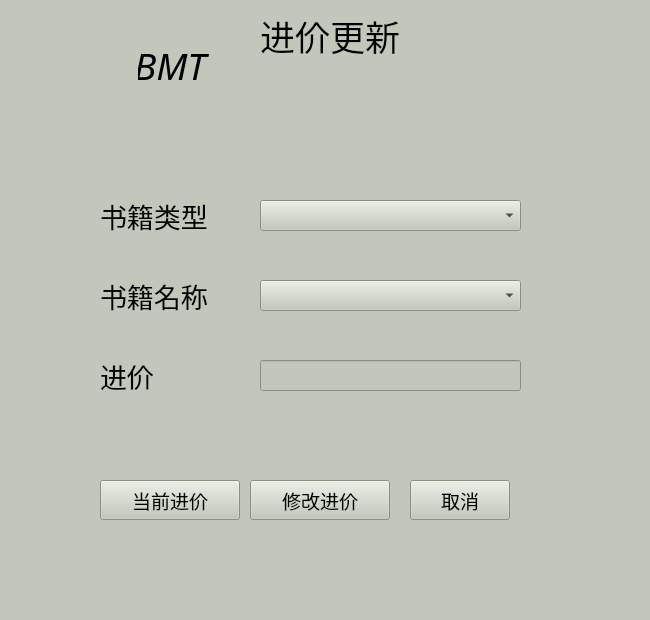
<?xml version="1.0" encoding="UTF-8"?>
<ui version="4.0">
 <class>price_change</class>
 <widget class="QMainWindow" name="price_change">
  <property name="geometry">
   <rect>
    <x>0</x>
    <y>0</y>
    <width>650</width>
    <height>620</height>
   </rect>
  </property>
  <property name="font">
   <font>
    <family>黑体</family>
    <pointsize>14</pointsize>
   </font>
  </property>
  <property name="windowTitle">
   <string notr="true">更新进价</string>
  </property>
  <property name="windowIcon">
   <iconset resource="../resource.qrc">
    <normaloff>:/ico/resource/BMT_64.ico</normaloff>:/ico/resource/BMT_64.ico</iconset>
  </property>
  <property name="styleSheet">
   <string notr="true">background-color: rgb(193, 200, 187);</string>
  </property>
  <widget class="QWidget" name="centralwidget">
   <widget class="QLabel" name="client_name">
    <property name="geometry">
     <rect>
      <x>120</x>
      <y>40</y>
      <width>100</width>
      <height>50</height>
     </rect>
    </property>
    <property name="font">
     <font>
      <family>Mistral</family>
      <pointsize>30</pointsize>
      <weight>50</weight>
      <bold>false</bold>
     </font>
    </property>
    <property name="text">
     <string>&lt;html&gt;&lt;head/&gt;&lt;body&gt;&lt;p&gt;&lt;span style=&quot; font-size:28pt; font-style:italic;&quot;&gt;BMT&lt;/span&gt;&lt;/p&gt;&lt;/body&gt;&lt;/html&gt;</string>
    </property>
    <property name="alignment">
     <set>Qt::AlignCenter</set>
    </property>
   </widget>
   <widget class="QPushButton" name="cancel">
    <property name="geometry">
     <rect>
      <x>410</x>
      <y>480</y>
      <width>100</width>
      <height>40</height>
     </rect>
    </property>
    <property name="font">
     <font>
      <family>黑体</family>
      <pointsize>14</pointsize>
      <weight>50</weight>
      <bold>false</bold>
     </font>
    </property>
    <property name="cursor">
     <cursorShape>PointingHandCursor</cursorShape>
    </property>
    <property name="text">
     <string>取消</string>
    </property>
   </widget>
   <widget class="QPushButton" name="confirm">
    <property name="geometry">
     <rect>
      <x>250</x>
      <y>480</y>
      <width>140</width>
      <height>40</height>
     </rect>
    </property>
    <property name="font">
     <font>
      <family>黑体</family>
      <pointsize>14</pointsize>
      <weight>50</weight>
      <bold>false</bold>
     </font>
    </property>
    <property name="cursor">
     <cursorShape>PointingHandCursor</cursorShape>
    </property>
    <property name="text">
     <string>修改进价</string>
    </property>
   </widget>
   <widget class="QLabel" name="label">
    <property name="geometry">
     <rect>
      <x>260</x>
      <y>10</y>
      <width>161</width>
      <height>51</height>
     </rect>
    </property>
    <property name="font">
     <font>
      <family>华文楷体</family>
      <pointsize>26</pointsize>
     </font>
    </property>
    <property name="text">
     <string>进价更新</string>
    </property>
   </widget>
   <widget class="QLabel" name="label_3">
    <property name="geometry">
     <rect>
      <x>100</x>
      <y>280</y>
      <width>111</width>
      <height>31</height>
     </rect>
    </property>
    <property name="font">
     <font>
      <family>黑体</family>
      <pointsize>20</pointsize>
     </font>
    </property>
    <property name="text">
     <string>书籍名称</string>
    </property>
   </widget>
   <widget class="QLabel" name="label_4">
    <property name="geometry">
     <rect>
      <x>100</x>
      <y>360</y>
      <width>111</width>
      <height>31</height>
     </rect>
    </property>
    <property name="font">
     <font>
      <family>黑体</family>
      <pointsize>20</pointsize>
     </font>
    </property>
    <property name="text">
     <string>进价</string>
    </property>
   </widget>
   <widget class="QLineEdit" name="price_change_input">
    <property name="geometry">
     <rect>
      <x>260</x>
      <y>360</y>
      <width>261</width>
      <height>31</height>
     </rect>
    </property>
    <property name="font">
     <font>
      <family>Times New Roman</family>
     </font>
    </property>
   </widget>
   <widget class="QComboBox" name="book_name">
    <property name="geometry">
     <rect>
      <x>260</x>
      <y>280</y>
      <width>261</width>
      <height>31</height>
     </rect>
    </property>
   </widget>
   <widget class="QPushButton" name="original_price">
    <property name="geometry">
     <rect>
      <x>100</x>
      <y>480</y>
      <width>140</width>
      <height>40</height>
     </rect>
    </property>
    <property name="font">
     <font>
      <family>黑体</family>
      <pointsize>14</pointsize>
     </font>
    </property>
    <property name="text">
     <string>当前进价</string>
    </property>
   </widget>
   <widget class="QLabel" name="label_5">
    <property name="geometry">
     <rect>
      <x>100</x>
      <y>200</y>
      <width>111</width>
      <height>31</height>
     </rect>
    </property>
    <property name="font">
     <font>
      <family>黑体</family>
      <pointsize>20</pointsize>
     </font>
    </property>
    <property name="text">
     <string>书籍类型</string>
    </property>
   </widget>
   <widget class="QComboBox" name="book_type">
    <property name="geometry">
     <rect>
      <x>260</x>
      <y>200</y>
      <width>261</width>
      <height>31</height>
     </rect>
    </property>
   </widget>
   <widget class="QLabel" name="client_logo">
    <property name="geometry">
     <rect>
      <x>10</x>
      <y>10</y>
      <width>128</width>
      <height>128</height>
     </rect>
    </property>
    <property name="text">
     <string>&lt;html&gt;&lt;head/&gt;&lt;body&gt;&lt;p&gt;&lt;img src=&quot;:/logo/resource/BMT_128.ico&quot;/&gt;&lt;/p&gt;&lt;/body&gt;&lt;/html&gt;</string>
    </property>
   </widget>
  </widget>
 </widget>
 <tabstops>
  <tabstop>confirm</tabstop>
  <tabstop>cancel</tabstop>
 </tabstops>
 <resources>
  <include location="../resource.qrc"/>
 </resources>
 <connections/>
</ui>
